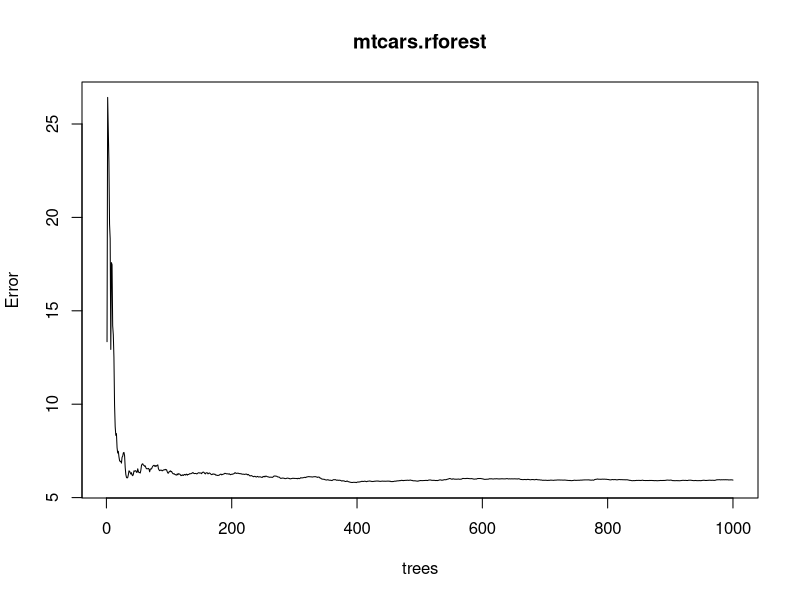
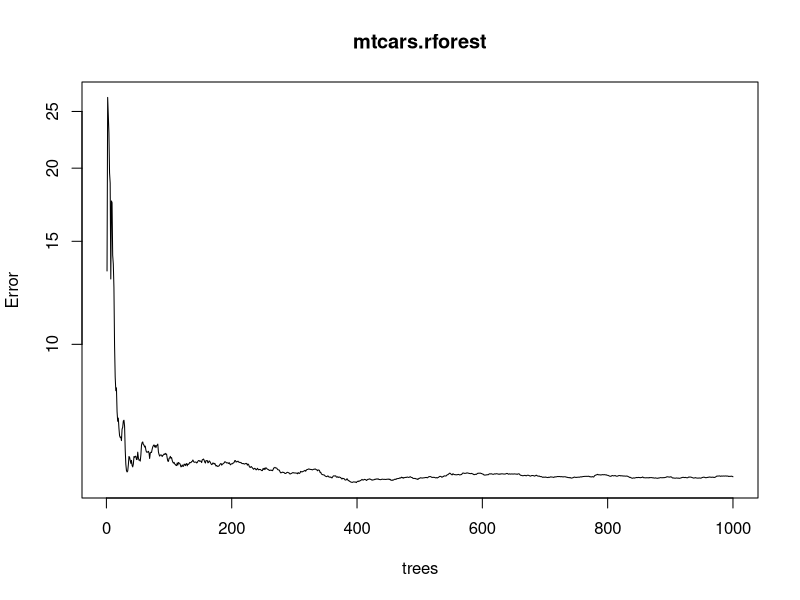
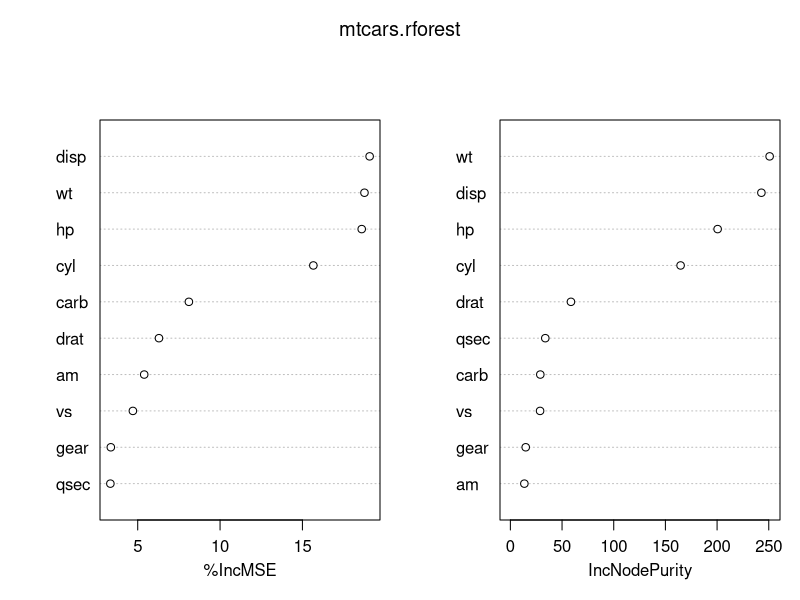
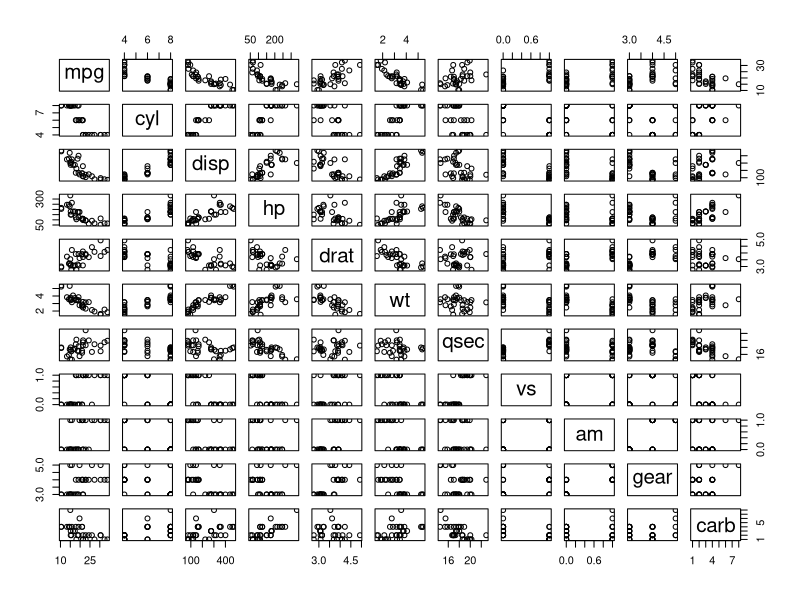

Recreate these plots in R, in order. (Note: this script raises an error after producing the figures.)


#*********************************************************
# Visualizing example trees from RandomForest 
#*********************************************************
# Created: 2018-07-03

library("randomForest")
library("ggplot2")
# library("broom")  # can't deal with random forest :( 

# help(package = "randomForest")

# rm(list = ls())
# reference: https://stats.stackexchange.com/questions/2344/best-way-to-present-a-random-forest-in-a-publication 


# create rforest to predict mpg using all other vars: -----------
mtcars.rforest <- randomForest(mpg ~ ., 
                               data = mtcars, 
                               ntree = 1000, 
                               keep.forest = TRUE, 
                               importance = TRUE)


# str(mtcars.rforest)  # not super-helpful
# summary(mtcars.rforest)  # not super-helpful



# plotting errors and var importance as trees grow: -----------------
plot(mtcars.rforest)
plot(mtcars.rforest, log = "y")  # not sure what the point of log is 
# error units in miles per gallon? 

# ?varImpPlot
varImpPlot(mtcars.rforest)

pairs(mtcars) # look down first col - makes sense that disp, hp, wt are most important 

MDSplot(mtcars.rforest)  # todo: ??? 


# plotting single tree: --------------

# predict iris species using other vars: 
?getTree
getTree(randomForest(iris[,-5], iris[,5], ntree=10), 3, labelVar=TRUE)

getTree(mtcars.rforest, 
        sample(1:1000,1), 
        labelVar = TRUE)

# A matrix (or data frame, if labelVar=TRUE) with six columns and number of rows equal 
# to total number of nodes in the tree. For numerical predictors, data with 
# values of the variable less than or equal to the splitting point go to the 
# left daughter node.

# left daughter =  the row where the left daughter node is; 0 if the node is terminal
# right daughter	=  the row where the right daughter node is; 0 if the node is terminal
# split var	=  which variable was used to split the node; 0 if the node is terminal
# split point = where the best split is; see Details for categorical predictor
# status = is the node terminal (-1) or not (1)
# prediction = the prediction for the node; 0 if the node is not terminal


# using only 1 preditor: ---------------
mtcars.rforest2 <-  randomForest(mpg ~ wt, 
                                 data = mtcars, 
                                 ntree = 1000, 
                                 keep.forest = TRUE, 
                                 importance = TRUE)
plot(mtcars.rforest2)
getTree(mtcars.rforest2, 
        sample(1:1000,1), 
        labelVar = TRUE)

# repeat step above several times, see if first split is always around 
# the same value. Todo: write function/loop for this

# Ans. First split is usually between wt = 2 and wt = 4 

qplot(x = wt, y = mpg, data = mtcars) + theme_classic()

